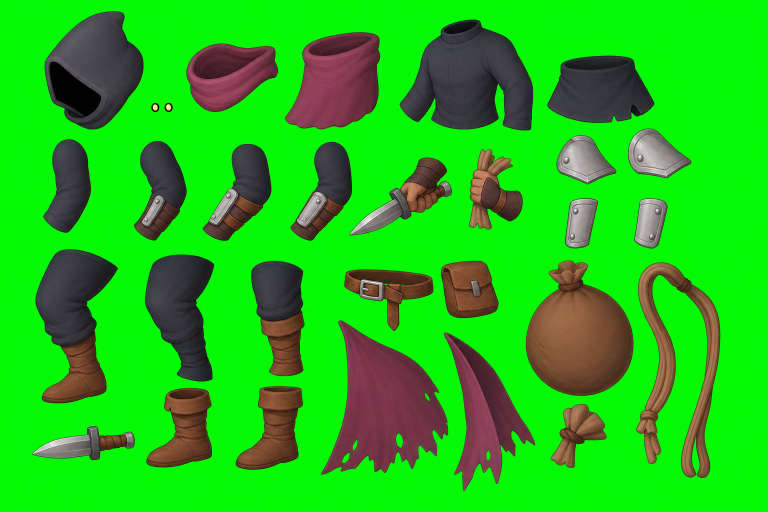
#> input picture source_assets/monsters/generated_parts/thief_raider_v12/01_imagegen_boards/semantic_parts_candidate_v01_chroma.png, 1536 x 1024 px (shown at 1/2 size)
$ python extract_semantic_parts_v01.py
#> lines starting #> are read from the running program, lines starting #| are printed output that depends on the picture; after the words box and inside, x2 and y2 are one past the last pixel; in counts of white or black regions, pixels touching at a corner belong together
#!/usr/bin/env python3
"""Remove the generated chroma plate and audit every connected semantic part.

This script deliberately distinguishes a usable texture donor from a production
attachment.  A clean connected component is not automatically considered a
riggable body part.
"""

from __future__ import annotations

import hashlib
import json
from pathlib import Path

import cv2
import numpy as np
from PIL import Image, ImageDraw, ImageFont


HERE = Path(__file__).resolve().parent
SOURCE = HERE / "01_imagegen_boards" / "semantic_parts_candidate_v01_chroma.png"
OUT = HERE / "02_semantic_parts" / "semantic_parts_v01"

# OpenCV connected-component ids for this immutable generated plate.  Grouping
# the two eyes keeps them as one Spine attachment while retaining transparency.
PARTS = [
    {"name": "hooded_head", "ids": [1], "verdict": "donor", "note": "Identity-preserving hood; face cavity is intentional."},
    {"name": "torso_fused_arms", "ids": [2], "verdict": "reject", "note": "Both sleeves are fused into the torso and the neck is a hollow port."},
    {"name": "scarf_tube_back", "ids": [3], "verdict": "reject", "note": "Closed hollow tube instead of separate front/back cloth attachments."},
    {"name": "scarf_tube_front", "ids": [4], "verdict": "reject", "note": "Closed hollow tube instead of separate front/back cloth attachments."},
    {"name": "pelvis_tunic_ring", "ids": [5], "verdict": "inspect", "note": "Useful painted donor, but upper opening and hidden waist volume need replacement."},
    {"name": "eye_glow", "ids": [6, 7], "verdict": "donor", "note": "Two disconnected eye sprites grouped as one attachment."},
    {"name": "shoulder_plate_far", "ids": [8], "verdict": "donor", "note": "Clean solid armor attachment."},
    {"name": "shoulder_plate_near", "ids": [9], "verdict": "donor", "note": "Clean solid armor attachment."},
    {"name": "plain_arm_bent", "ids": [10], "verdict": "inspect", "note": "Potential cloth donor; joint ends and role remain ambiguous."},
    {"name": "arm_bracer_composite_a", "ids": [11], "verdict": "reject", "note": "Cloth, leather and plate are fused; no independent elbow/wrist chain."},
    {"name": "arm_bracer_composite_b", "ids": [12], "verdict": "reject", "note": "Cloth, leather and plate are fused; no independent elbow/wrist chain."},
    {"name": "arm_bracer_composite_c", "ids": [13], "verdict": "reject", "note": "Cloth, leather and plate are fused; no independent elbow/wrist chain."},
    {"name": "rope_hand_composite", "ids": [14], "verdict": "inspect", "note": "Good hand identity donor; rope and cuff must be separated before rigging."},
    {"name": "dagger_hand_composite", "ids": [15], "verdict": "reject", "note": "Hand, dagger and cuff are fused although a separate dagger exists."},
    {"name": "forearm_plate_near", "ids": [16], "verdict": "donor", "note": "Clean solid armor attachment."},
    {"name": "forearm_plate_far", "ids": [17], "verdict": "donor", "note": "Clean solid armor attachment."},
    {"name": "leg_boot_composite_a", "ids": [18], "verdict": "reject", "note": "Thigh, shin and boot form one rigid sticker."},
    {"name": "leg_composite_b", "ids": [19], "verdict": "reject", "note": "Thigh and shin are fused and the ankle end is ambiguous."},
    {"name": "loot_sack", "ids": [20], "verdict": "donor", "note": "Clean accessory attachment."},
    {"name": "leg_boot_composite_c", "ids": [21], "verdict": "reject", "note": "Lower leg and boot are fused; knee/ankle cannot articulate."},
    {"name": "pouch", "ids": [22], "verdict": "donor", "note": "Clean accessory attachment."},
    {"name": "sack_rope", "ids": [23], "verdict": "donor", "note": "Clean rope donor; split into front/back paths at rig stage."},
    {"name": "belt", "ids": [24], "verdict": "donor", "note": "Clean accessory attachment."},
    {"name": "cape_tail_near", "ids": [25], "verdict": "donor", "note": "Clean cloth attachment with intentional tears."},
    {"name": "cape_tail_far", "ids": [26], "verdict": "donor", "note": "Clean cloth attachment with intentional tears."},
    {"name": "boot_near", "ids": [27], "verdict": "donor", "note": "Solid boot; ankle underlap still needs checkerboard verification."},
    {"name": "boot_far", "ids": [28], "verdict": "donor", "note": "Solid boot; ankle underlap still needs checkerboard verification."},
    {"name": "sack_knot", "ids": [29], "verdict": "donor", "note": "Clean accessory attachment."},
    {"name": "dagger", "ids": [30], "verdict": "donor", "note": "Clean weapon attachment."},
]


def sha256(path: Path) -> str:
    return hashlib.sha256(path.read_bytes()).hexdigest()


def chroma_to_rgba(source: np.ndarray) -> np.ndarray:
    """Key the green plate and remove green contamination from antialiased edges."""
    rgb = source[:, :, :3].astype(np.float32)
    dominance = rgb[:, :, 1] - np.maximum(rgb[:, :, 0], rgb[:, :, 2])
    alpha = np.clip((150.0 - dominance) / 110.0, 0.0, 1.0)
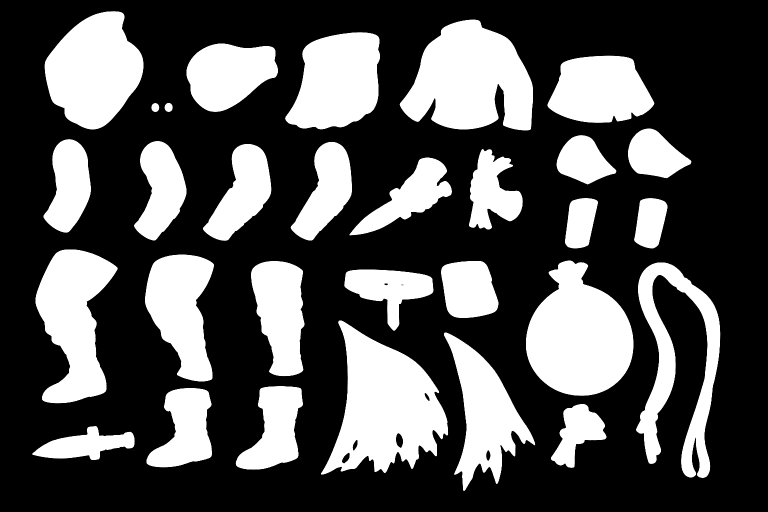
#> alpha: shape (1024, 1536) float32 (shown at 1/2 size); min 0, max 1, mean 0.323
    alpha[alpha < 0.035] = 0.0
#> alpha: shape (1024, 1536) float32; 0.01% of pixels changed, all inside (x1, y1, x2, y2) = (80, 23, 1440, 953)
    alpha[alpha > 0.965] = 1.0
#> alpha: shape (1024, 1536) float32; min 0, max 1, mean 0.323

    background_pixels = rgb[dominance > 190.0]
    background = np.median(background_pixels, axis=0) if len(background_pixels) else np.asarray([4.0, 250.0, 4.0])
#> background = [4, 250, 4]
    safe = np.maximum(alpha[:, :, None], 0.035)
    foreground = (rgb - (1.0 - alpha[:, :, None]) * background[None, None, :]) / safe
    foreground = np.clip(foreground, 0.0, 255.0)

    output = np.zeros((*source.shape[:2], 4), dtype=np.uint8)
    keep = alpha > 0.0
#> keep: shape (1024, 1536) bool; 32.5% white; 30 white regions, largest, box (x1, y1, x2, y2) and area: (642, 640, 897, 950) 43744, (799, 39, 1066, 261) 41108, (1052, 521, 1267, 792) 40496
    output[:, :, :3][keep] = np.round(foreground[keep]).astype(np.uint8)
    output[:, :, 3] = np.round(alpha * 255.0).astype(np.uint8)
    return output


def crop_group(rgba: np.ndarray, labels: np.ndarray, ids: list[int], padding: int = 10) -> tuple[np.ndarray, list[int]]:
    owned = np.isin(labels, ids)
    ys, xs = np.where(owned)
    if not len(xs):
        raise RuntimeError(f"component group missing: {ids}")
    x0, y0 = max(0, int(xs.min()) - padding), max(0, int(ys.min()) - padding)
    x1, y1 = min(rgba.shape[1], int(xs.max()) + 1 + padding), min(rgba.shape[0], int(ys.max()) + 1 + padding)
    crop = rgba[y0:y1, x0:x1].copy()
    owned_crop = owned[y0:y1, x0:x1]
    crop[~owned_crop] = 0
    return crop, [x0, y0, x1, y1]


def make_contact(records: list[dict], output: Path) -> None:
    cols, cell_w, cell_h = 5, 330, 260
    rows = (len(records) + cols - 1) // cols
    sheet = Image.new("RGBA", (cols * cell_w, rows * cell_h), (26, 30, 38, 255))
    draw = ImageDraw.Draw(sheet)
    font = ImageFont.load_default()
    colors = {"donor": (64, 210, 120, 255), "inspect": (245, 184, 64, 255), "reject": (235, 76, 76, 255)}
    for index, record in enumerate(records):
        x, y = (index % cols) * cell_w, (index // cols) * cell_h
        color = colors[record["verdict"]]
        draw.rectangle((x + 4, y + 4, x + cell_w - 5, y + cell_h - 5), outline=color, width=3)
        draw.text((x + 12, y + 10), f'{index:02d} {record["name"]}', fill=(245, 247, 250, 255), font=font)
        draw.text((x + 12, y + 27), record["verdict"].upper(), fill=color, font=font)
        part = Image.open(OUT / record["file"]).convert("RGBA")
        scale = min(292 / max(1, part.width), 185 / max(1, part.height), 1.6)
        shown = part.resize((max(1, round(part.width * scale)), max(1, round(part.height * scale))), Image.Resampling.LANCZOS)
        sheet.alpha_composite(shown, (x + (cell_w - shown.width) // 2, y + 55 + (185 - shown.height) // 2))
    sheet.convert("RGB").save(output, quality=96)


def main() -> None:
    OUT.mkdir(parents=True, exist_ok=True)
    source = np.asarray(Image.open(SOURCE).convert("RGBA"), dtype=np.uint8)
    keyed = chroma_to_rgba(source)
    Image.fromarray(keyed, "RGBA").save(OUT / "semantic_parts_candidate_v01_alpha.png")

    component_mask = (keyed[:, :, 3] > 24).astype(np.uint8)
#> component_mask: shape (1024, 1536); values 0 (black) and 1 (white), 32.5% white; 30 white regions, largest, box (x1, y1, x2, y2) and area: (642, 641, 897, 950) 43697, (799, 39, 1066, 261) 41091, (1052, 521, 1267, 792) 40478
    count, labels, stats, _ = cv2.connectedComponentsWithStats(component_mask, connectivity=8)
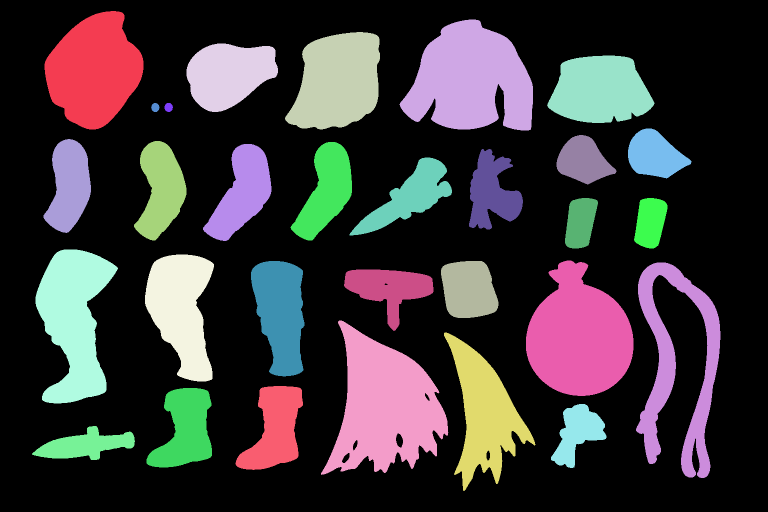
#> labels: shape (1024, 1536) int32 (shown at 1/2 size); 31 distinct labels, from 0 to 30; one colour per label, 0 black
#> count = 31; stats = 31 rows, first 6: [0, 0, 1536, 1024, 1061572], [89, 22, 198, 237, 32423], [799, 39, 267, 222, 41091], [570, 64, 190, 195, 27840], [373, 87, 183, 137, 18038], [1094, 111, 215, 135, 21964]
    significant = [i for i in range(1, count) if int(stats[i, cv2.CC_STAT_AREA]) >= 50]
#> significant = 30 values from 1 to 30
    expected = sorted({component_id for part in PARTS for component_id in part["ids"]})
    if significant != expected:
        raise RuntimeError({"significant_components": significant, "expected": expected})

    records = []
    for index, spec in enumerate(PARTS):
        crop, bbox = crop_group(keyed, labels, spec["ids"])
        filename = f"{index:02d}_{spec['name']}.png"
        Image.fromarray(crop, "RGBA").save(OUT / filename)
        records.append({**spec, "file": filename, "source_bbox": bbox, "opaque_pixels": int((crop[:, :, 3] > 128).sum())})
#> this loop made 29 passes
#> (x0 in crop_group, y0 in crop_group, x1 in crop_group, y1 in crop_group) on passes 1 to 12: (79, 12, 297, 269), (789, 29, 1076, 271), (560, 54, 770, 269), (363, 77, 566, 234), (1084, 101, 1319, 256), (292, 196, 356, 234), (1246, 247, 1393, 367), (1103, 260, 1243, 379), (77, 268, 192, 476), (258, 272, 383, 491), (571, 274, 714, 491), (396, 278, 553, 492)
#> pass 1, in crop_group, `owned = np.isin(labels, ids)`:
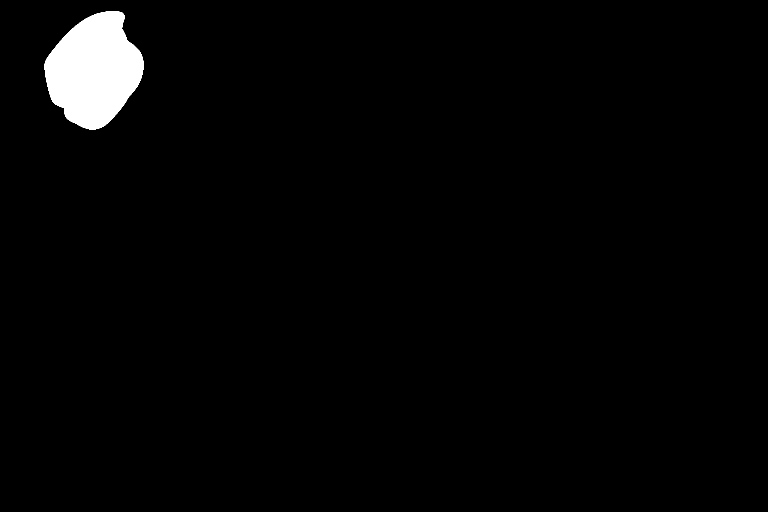
#> owned: shape (1024, 1536) bool (shown at 1/2 size); 2.1% white; 1 white region, box (x1, y1, x2, y2) and area: (89, 22, 287, 259) 32423
#> pass 1, in crop_group, `owned_crop = owned[y0:y1, x0:x1]`:
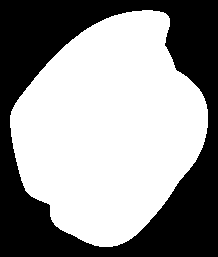
#> owned_crop: shape (257, 218) bool; 57.9% white; 1 black region, box (x1, y1, x2, y2) and area: (0, 0, 218, 257) 23603
#> after the loop:
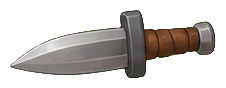
#> crop: shape (88, 226, 4); mean R, G, B, A 43.6, 39.2, 37.1, 92.7; transparent parts drawn white
#> after the loop, records = 29 items

    make_contact(records, OUT / "semantic_parts_contact.jpg")
#> in make_contact, `rows = (len(records) + cols - 1) // cols`: rows = 6
#> in make_contact, `sheet = Image.new("RGBA", (cols * cell_w, rows * cell_h), (26, 30, 38,..`:
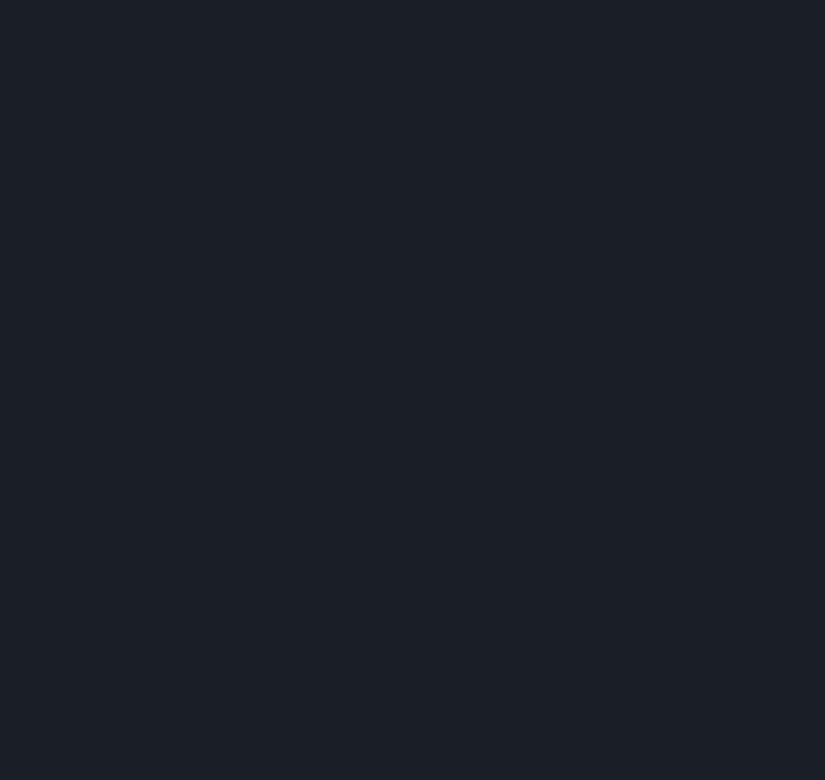
#> sheet: PIL image 1650x1560 RGBA (shown at 1/2 size); mean R, G, B, A 26, 30, 38, 255
#> in make_contact, `x, y = (index % cols) * cell_w, (index // cols) * cell_h`: x = 0
#> in make_contact, `color = colors[record["verdict"]]`: color = (64, 210, 120, 255)
#> in make_contact, `sheet.convert("RGB").save(output, quality=96)`:
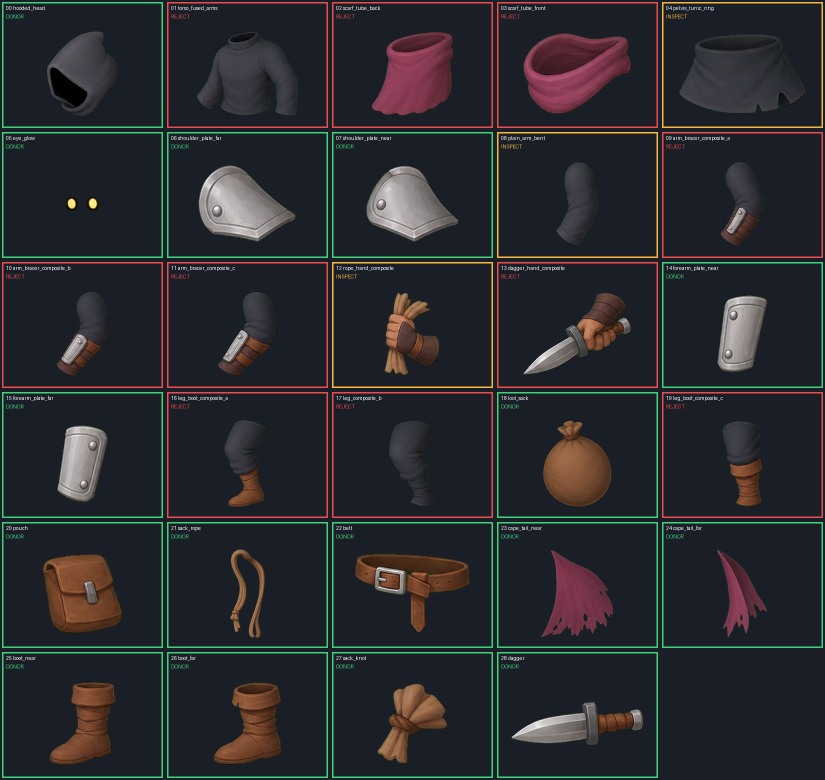
#> saved as semantic_parts_contact.jpg: PIL image 1650x1560 RGB (shown at 1/2 size); mean R, G, B 42.2, 42.5, 46
    verdict_counts = {key: sum(record["verdict"] == key for record in records) for key in ("donor", "inspect", "reject")}
#> verdict_counts = {'donor': 16, 'inspect': 3, 'reject': 10}
    report = {
        "schema_version": 1,
        "source": str(SOURCE.relative_to(HERE)).replace("\\", "/"),
        "source_sha256": sha256(SOURCE),
        "status": "donor_board_only_focused_regeneration_required",
        "verdict_counts": verdict_counts,
        "parts": records,
        "production_rig_allowed": False,
        "shipping_allowed": False,
        "steam_install_allowed": False,
        "next_gate": "focused_solid_torso_arm_leg_generation",
    }
    (OUT / "semantic_parts_review.json").write_text(json.dumps(report, indent=2) + "\n", encoding="utf-8")
    print(json.dumps(report, indent=2))
#> (printed output is left out)


if __name__ == "__main__":
    main()
